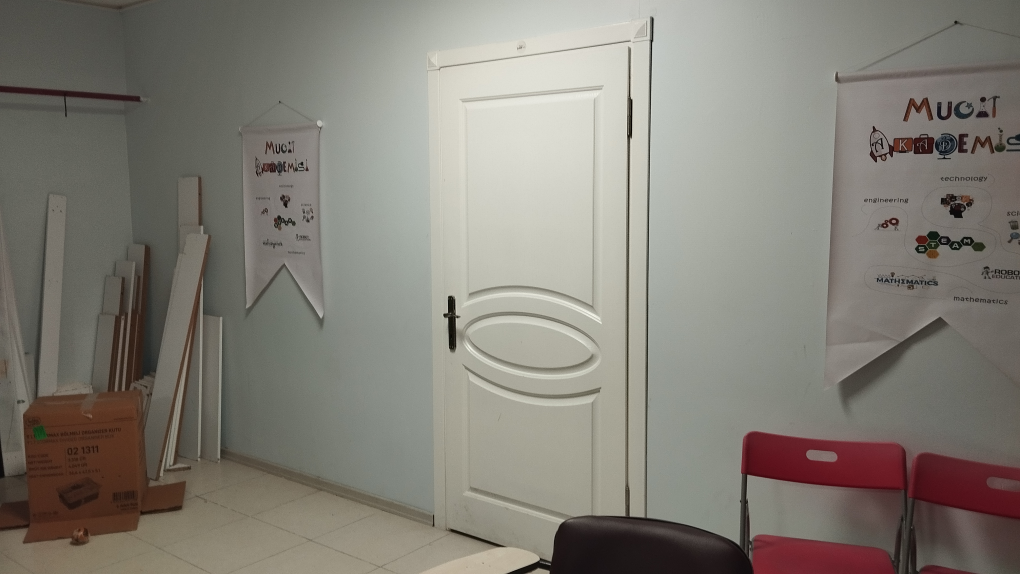
#> input picture python/hafta21/1.jpg, 4080 x 2296 px (shown at 1/4 size)
$ python gorsel_birlestirme.py
#> lines starting #> are read from the running program, lines starting #| are printed output that depends on the picture
import cv2
import numpy as np
import matplotlib.pyplot as plt

# 1. Görselleri yükle
img1 = cv2.imread('1.jpg')
#> img1 is the input picture: shape (2296, 4080, 3); mean B, G, R 118.6, 127, 131.2
img2 = cv2.imread('2.jpg')
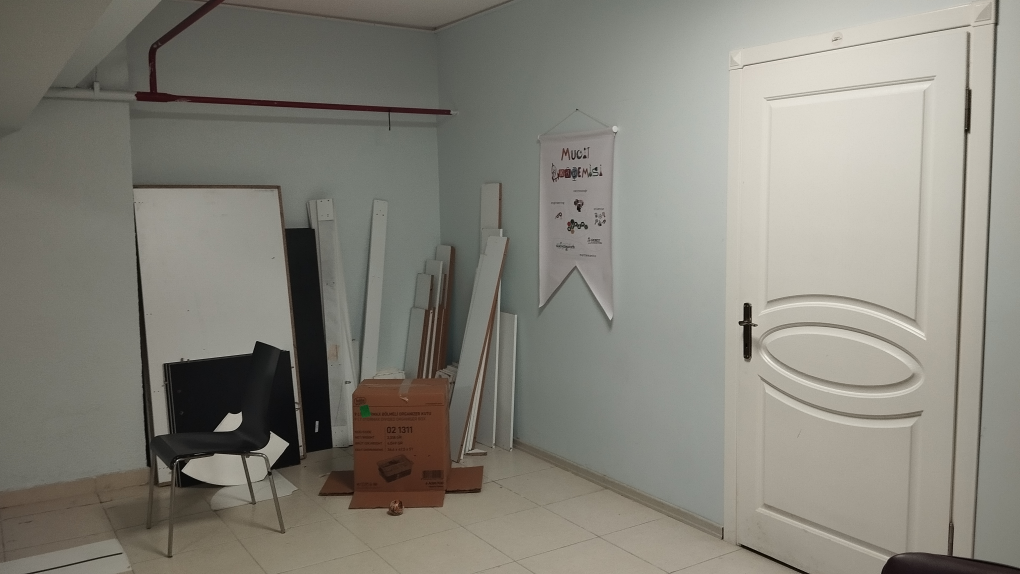
#> input picture python/hafta21/2.jpg, 4080 x 2296 px (shown at 1/4 size)
#> img2 is the input picture: shape (2296, 4080, 3); mean B, G, R 121.3, 130.4, 132.7

# Renkleri düzelt (OpenCV BGR okur, Matplotlib RGB bekler)
img1_rgb = cv2.cvtColor(img1, cv2.COLOR_BGR2RGB)
img2_rgb = cv2.cvtColor(img2, cv2.COLOR_BGR2RGB)

# 2. ORB ve Eşleştirme (Senin kodun)
orb = cv2.ORB_create(nfeatures=2000)
kp1, des1 = orb.detectAndCompute(img1, None)
#> kp1 = 2000 keypoints; strongest (x, y, size): (2514, 535, 31), (1777, 1260, 92.6), (1775, 1259, 64.3), (1826, 1270, 31)
kp2, des2 = orb.detectAndCompute(img2, None)
#> kp2 = 2000 keypoints; strongest (x, y, size): (697, 1856, 31), (699, 1854, 31), (2972, 1304, 31), (2971, 1304, 37.2)

bf = cv2.BFMatcher(cv2.NORM_HAMMING, crossCheck=True)
matches = sorted(bf.match(des1, des2), key=lambda x: x.distance)
#> matches = 559 matches

# 3. Homografi Hesaplama
# En iyi eşleşen noktaların koordinatlarını al
src_pts = np.float32([kp1[m.queryIdx].pt for m in matches]).reshape(-1, 1, 2)
#> src_pts = 559 rows, first 8: [2511.2, 543.4], [1206.3, 650.9], [1731.5, 2104.7], [1837.2, 1264.9], [2522.6, 559], [1838.9, 1265.8], [1838.6, 1266.6], [1199.4, 661.9]
dst_pts = np.float32([kp2[m.trainIdx].pt for m in matches]).reshape(-1, 1, 2)
#> dst_pts = 559 rows, first 8: [3862.7, 523.1], [2382.8, 671.8], [2887.5, 2156.5], [3025.8, 1298.9], [3873.4, 541.1], [3027.5, 1299.5], [3027.5, 1300.1], [2376.3, 681.8]

# RANSAC algoritması ile hatalı eşleşmeleri ayıkla ve matrisi bul
M, mask = cv2.findHomography(src_pts, dst_pts, cv2.RANSAC, 5.0)
#> M = [[0.638, -0.0488, 1365.1], [-0.0844, 0.853, 139.1], [-9.32e-05, -8.21e-06, 1]]; mask = 559 values, max 1 at index 1, min 0 at index 0, mean 0.578

# 4. Perspektif Dönüşümü ve Birleştirme
h, w, _ = img2.shape
#> h = 2296; w = 4080
# img1'i img2'nin perspektifine göre bük (warp)
# Genişliği iki resmin toplamı kadar yaparak yer açıyoruz
dst = cv2.warpPerspective(img1, M, (img1.shape[1] + img2.shape[1], img2.shape[0]))
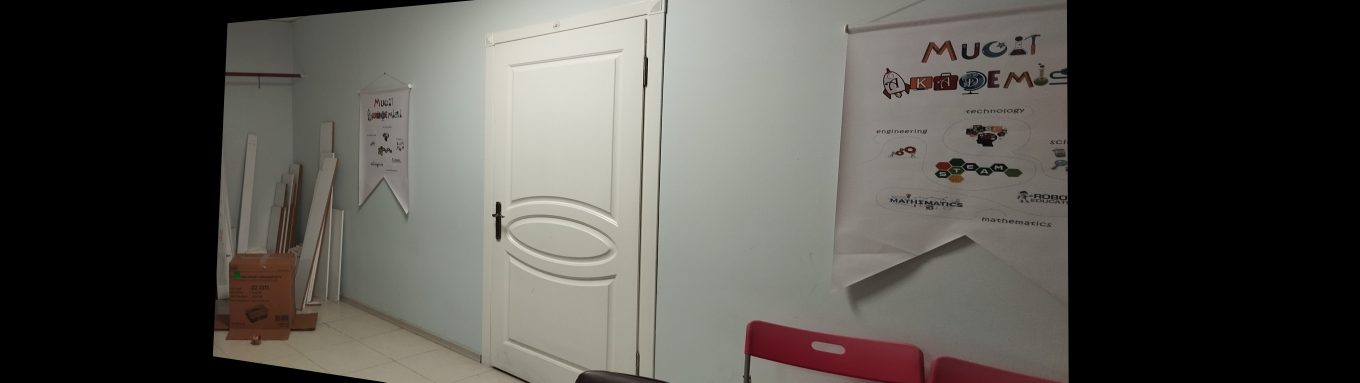
#> dst: shape (2296, 8160, 3) (shown at 1/6 size); mean B, G, R 76.2, 81.3, 83.5

# img2'yi (referans resim) sol tarafa yerleştir
dst[0:img2.shape[0], 0:img2.shape[1]] = img2
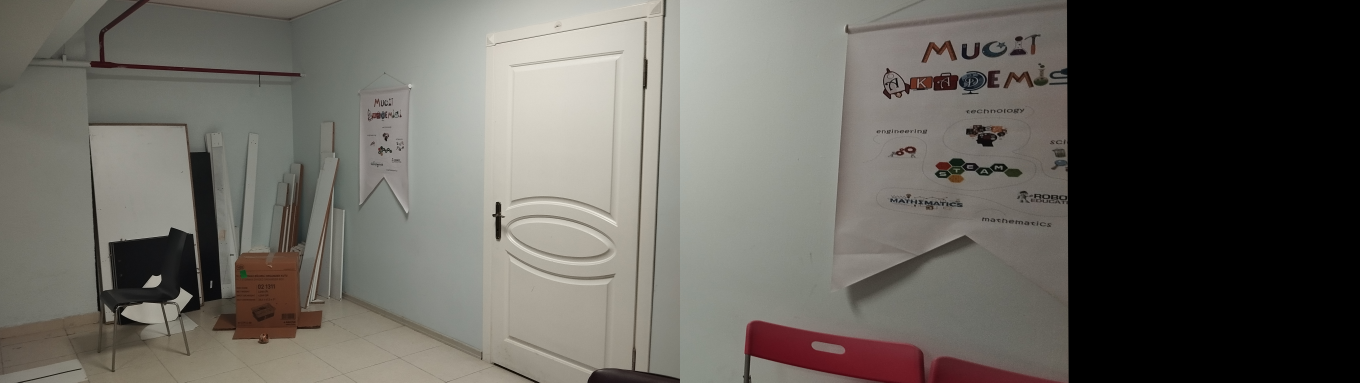
#> dst: shape (2296, 8160, 3) (shown at 1/6 size); mean B, G, R 93.7, 99.9, 102.7

# 5. Görselleştirme
plt.figure(figsize=(20, 10))
plt.imshow(cv2.cvtColor(dst, cv2.COLOR_BGR2RGB))
plt.title('Birleştirilmiş Görsel (Panorama)')
plt.axis('off')
plt.show()
